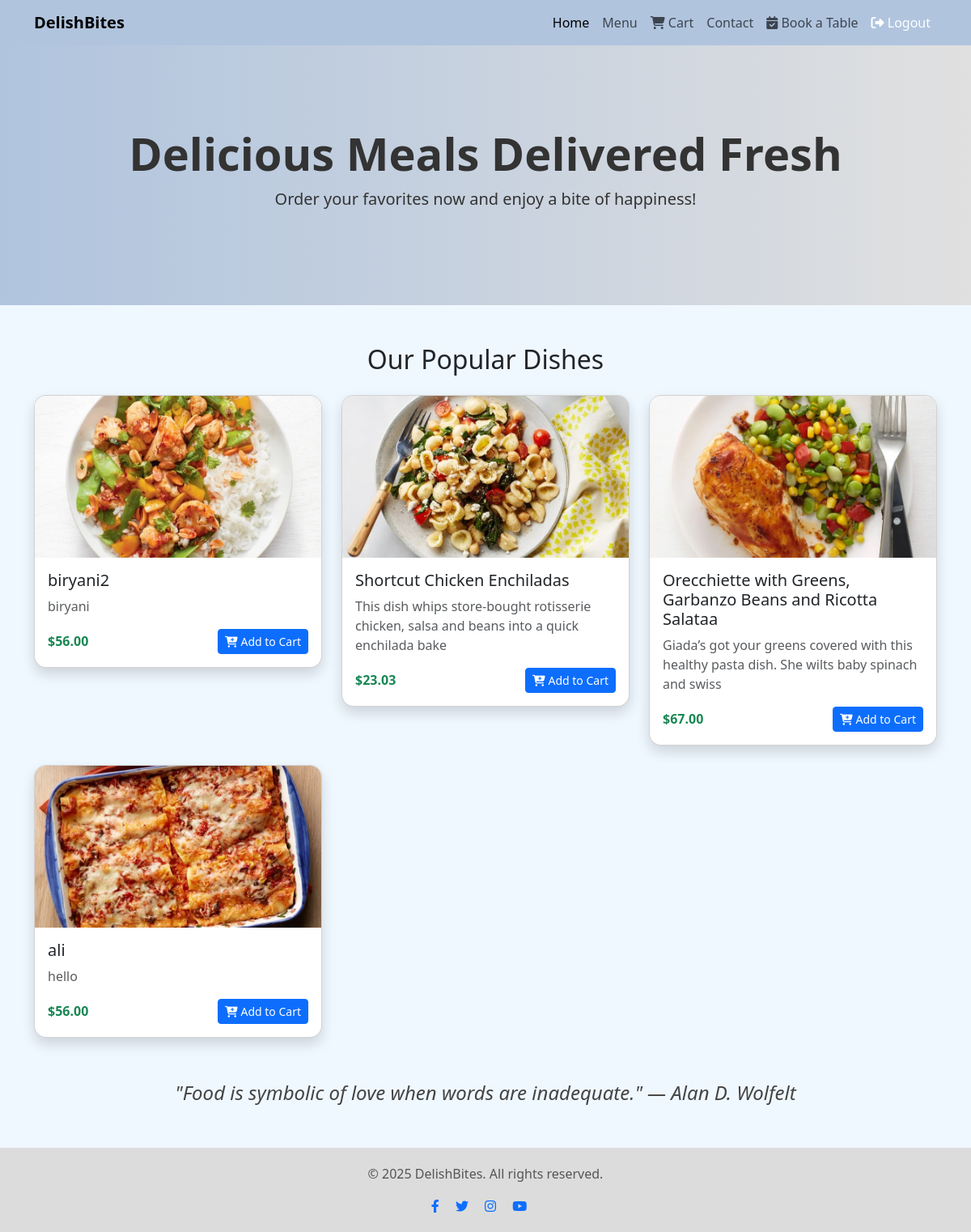
The page / on the database its author committed.
### tables this page shows
CREATE TABLE `products` (
  `id` int(11) NOT NULL,
  `name` varchar(255) DEFAULT NULL,
  `description` text DEFAULT NULL,
  `price` decimal(10,2) DEFAULT NULL,
  `image` varchar(255) DEFAULT NULL
);

### index.php (the view, shortened to what this page needs)
<!DOCTYPE html>
<html lang="en">
<head>
  <link href="https://cdn.jsdelivr.net/npm/bootstrap@5.3.2/dist/css/bootstrap.min.css" rel="stylesheet" />
  <link href="https://cdnjs.cloudflare.com/ajax/libs/font-awesome/6.4.0/css/all.min.css" rel="stylesheet" />
</head>
<body>
  <nav class="navbar navbar-expand-lg navbar-light">
    <div class="container">
      <a class="navbar-brand fw-bold" href="#">DelishBites</a>
      <div class="collapse navbar-collapse" id="navContent">
        <ul class="navbar-nav ms-auto">
          <li class="nav-item"><a class="nav-link active" href="#">Home</a></li>
          <li class="nav-item"><a class="nav-link" href="#">Menu</a></li>
          <li class="nav-item">
            <a class="nav-link position-relative" href="cart.php">
              <i class="fas fa-shopping-cart"></i> Cart
            </a>
          </li>
          <li class="nav-item"><a class="nav-link" href="#">Contact</a></li>
          <li class="nav-item">
            <a class="nav-link" href="booking.php">
              <i class="fas fa-calendar-check"></i> Book a Table
            </a>
          </li>
          <li>
            <a class="nav-link text-white" href="logout.php"><i class="fas fa-sign-out-alt"></i> Logout</a>
          </li>
        </ul>
      </div>
    </div>
  </nav>
  <section class="hero">
    <div class="container">
      <h1 class="display-4 fw-bold">Delicious Meals Delivered Fresh</h1>
      <p class="lead">Order your favorites now and enjoy a bite of happiness!</p>
    </div>
  </section>
  <div class="container my-5">
    <h2 class="text-center mb-4">Our Popular Dishes</h2>
    <div class="row g-4">
      <?php
      include 'db.php';
      $result = $conn->query("SELECT * FROM products");
      while ($row = $result->fetch_assoc()) {
        echo "
    <div class='col-md-4'>
      <div class='card shadow'>
      <img src='uploads/{$row['image']}' class='card-img-top' alt='Pasta'>
       <div class='card-body'>
  <h5 class='card-title'>{$row['name']}</h5>
  <p class='card-text text-muted'>{$row['description']}</p>
  <div class='d-flex justify-content-between align-items-center'>
    <span class='fw-bold text-success'>\${$row['price']}</span>
    <form method='post' action='addtocart.php'>
      <input type='hidden' name='id' value='{$row['id']}'>
      <input type='hidden' name='quantity' value='1'>
      <button type='submit' class='btn btn-primary btn-sm'>
        <i class='fas fa-cart-plus'></i> Add to Cart
      </button>
    </form>
  </div>
</div>
      </div>
    </div>
    ";
      }
      ?>
    </div>
  </div>
  <div class="quote">
    <em>"Food is symbolic of love when words are inadequate." — Alan D. Wolfelt</em>
  </div>
  <footer class="footer mt-5">
    <div class="container">
      <p>&copy; 2025 DelishBites. All rights reserved.</p>
      <div>
        <a href="#"><i class="fab fa-facebook-f me-3"></i></a>
        <a href="#"><i class="fab fa-twitter me-3"></i></a>
        <a href="#"><i class="fab fa-instagram me-3"></i></a>
        <a href="#"><i class="fab fa-youtube me-3"></i></a>
      </div>
    </div>
  </footer>
</body>
</html>

### index.php (style rules this page uses)
body { background-color: #f0f8ff; font-family: 'Segoe UI', sans-serif; }
.navbar { background-color: #b0c4de; }
.hero { background: linear-gradient(to right, #b0c4de, #e0e0e0); padding: 100px 20px; text-align: center; color: #333; animation: fadeIn 1.5s ease-in-out; }
.quote { font-size: 1.5rem; font-style: italic; margin: 50px auto; text-align: center; color: #444; }
.card { transition: all 0.3s ease; border-radius: 15px; overflow: hidden; }
.card img { height: 200px; object-fit: cover; }
.footer { background-color: #dcdcdc; padding: 20px 0; text-align: center; color: #555; }

### rows shown on the page
products: image (picture), name "biryani2", description "biryani", price "56.00"
products: image (picture), name "Shortcut Chicken Enchiladas", description "This dish whips store-bought rotisserie chicken, salsa and beans into a quick enchilada bake", price "23.03"
products: image (picture), name "Orecchiette with Greens, Garbanzo Beans and Ricotta Salataa", description "Giada’s got your greens covered with this healthy pasta dish. She wilts baby spinach and swiss", price "67.00"
products: image (picture), name "ali", description "hello", price "56.00"
